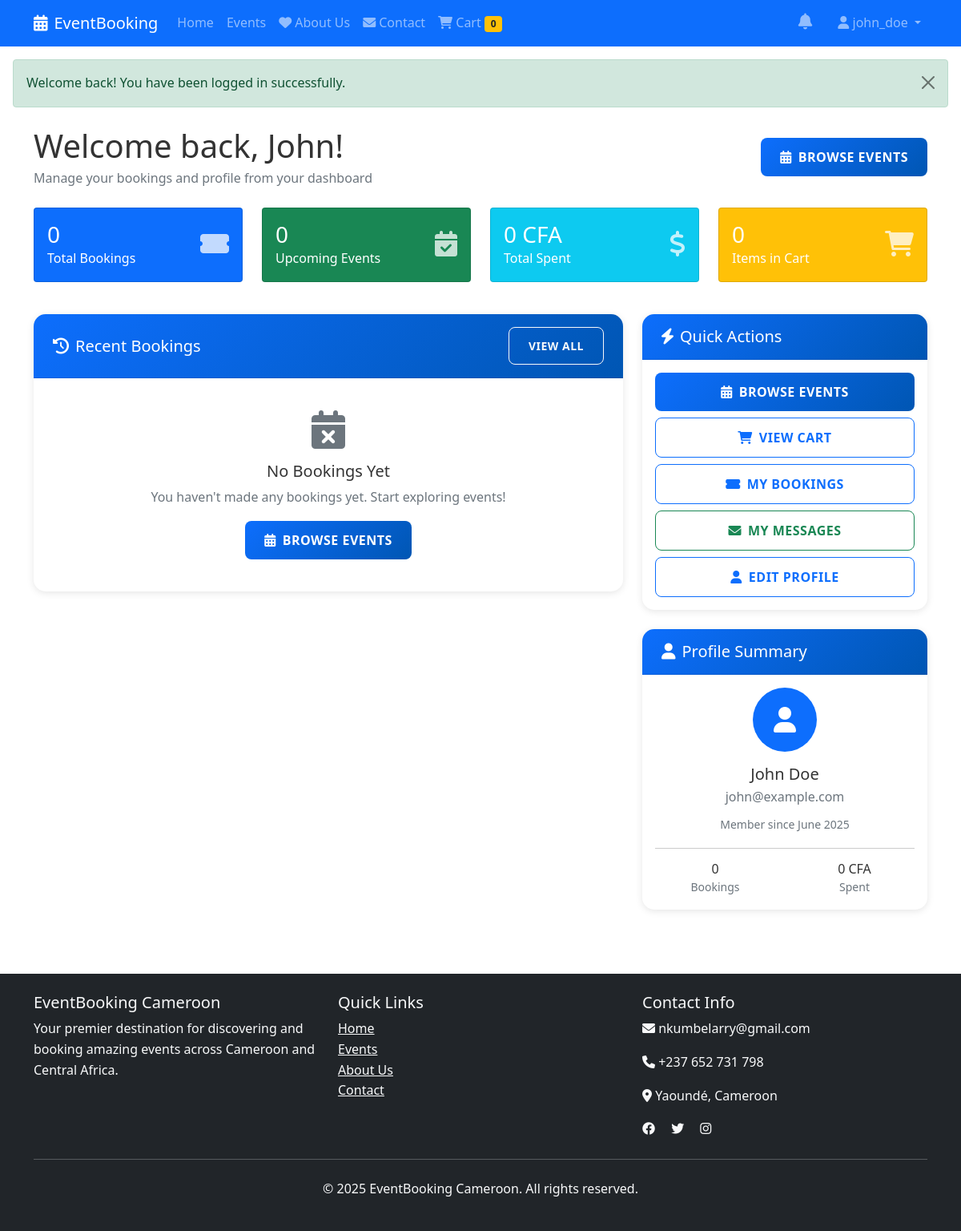
/user/dashboard.php (signed in), run on the app's committed database.
### tables this page shows
CREATE TABLE users (
    id INT AUTO_INCREMENT PRIMARY KEY,
    username VARCHAR(50) UNIQUE NOT NULL,
    email VARCHAR(100) UNIQUE NOT NULL,
    password VARCHAR(255) NOT NULL,
    first_name VARCHAR(50) NOT NULL,
    last_name VARCHAR(50) NOT NULL,
    phone VARCHAR(20),
    address TEXT,
    created_at TIMESTAMP DEFAULT CURRENT_TIMESTAMP,
    updated_at TIMESTAMP DEFAULT CURRENT_TIMESTAMP ON UPDATE CURRENT_TIMESTAMP
);

### includes/functions.php (called while the page is built, shortened)
<?php
function isLoggedIn() {
    return isset($_SESSION['user_id']);
}
function getCurrentUser() {
    $pdo = getDBConnection();
    $stmt = $pdo->prepare("SELECT * FROM users WHERE id = ?");
    $stmt->execute([$_SESSION['user_id']]);
    return $stmt->fetch();
}
function getCartItems($userId) {
    $pdo = getDBConnection();
    $stmt = $pdo->prepare("
        SELECT c.*, e.name, e.price, e.date, e.time, e.venue, e.image
        FROM cart_items c
        JOIN events e ON c.event_id = e.id
        WHERE c.user_id = ? AND e.status = 'active'
        ORDER BY c.added_at DESC
    ");
    $stmt->execute([$userId]);
    return $stmt->fetchAll();
}
function formatPrice($price) {
    return number_format($price, 0) . ' CFA';
}
?>

### user/dashboard.php (the view, shortened to what this page needs)
<?php
require_once '../includes/functions.php';
$user = getCurrentUser();
$pdo = getDBConnection();
$stmt = $pdo->prepare("SELECT COUNT(*) as total FROM bookings WHERE user_id = ?");
$stmt->execute([$_SESSION['user_id']]);
$totalBookings = $stmt->fetch()['total'];
$stmt = $pdo->prepare("
    SELECT COUNT(*) as total
    FROM bookings b
    JOIN events e ON b.event_id = e.id
    WHERE b.user_id = ? AND e.date >= CURDATE() AND b.status = 'confirmed'
");
$stmt->execute([$_SESSION['user_id']]);
$upcomingEvents = $stmt->fetch()['total'];
$stmt = $pdo->prepare("SELECT SUM(total_amount) as total FROM bookings WHERE user_id = ? AND payment_status = 'completed'");
$stmt->execute([$_SESSION['user_id']]);
$totalSpent = $stmt->fetch()['total'] ?? 0;
$recentBookings = getUserBookings($_SESSION['user_id']);
$recentBookings = array_slice($recentBookings, 0, 5);
$cartItems = getCartItems($_SESSION['user_id']);
$cartCount = count($cartItems);
?>
<?php include '../includes/header.php'; ?>
<div class="container my-4">
    <div class="row">
        <div class="col-12">
            <div class="d-flex justify-content-between align-items-center mb-4">
                <div>
                    <h1 class="mb-1">Welcome back, <?php echo htmlspecialchars($user['first_name']); ?>!</h1>
                    <p class="text-muted mb-0">Manage your bookings and profile from your dashboard</p>
                </div>
                <div>
                    <a href="../events.php" class="btn btn-primary">
                        <i class="fas fa-calendar-alt me-2"></i>Browse Events
                    </a>
                </div>
            </div>
        </div>
    </div>
    <div class="row mb-4">
        <div class="col-lg-3 col-md-6 mb-3">
            <div class="card bg-primary text-white">
                <div class="card-body">
                    <div class="d-flex justify-content-between align-items-center">
                        <div>
                            <h3 class="mb-0"><?php echo $totalBookings; ?></h3>
                            <p class="mb-0">Total Bookings</p>
                        </div>
                        <div>
                            <i class="fas fa-ticket-alt fa-2x opacity-75"></i>
                        </div>
                    </div>
                </div>
            </div>
        </div>
        <div class="col-lg-3 col-md-6 mb-3">
            <div class="card bg-success text-white">
                <div class="card-body">
                    <div class="d-flex justify-content-between align-items-center">
                        <div>
                            <h3 class="mb-0"><?php echo $upcomingEvents; ?></h3>
                            <p class="mb-0">Upcoming Events</p>
                        </div>
                        <div>
                            <i class="fas fa-calendar-check fa-2x opacity-75"></i>
                        </div>
                    </div>
                </div>
            </div>
        </div>
        <div class="col-lg-3 col-md-6 mb-3">
            <div class="card bg-info text-white">
                <div class="card-body">
                    <div class="d-flex justify-content-between align-items-center">
                        <div>
                            <h3 class="mb-0"><?php echo formatPrice($totalSpent); ?></h3>
                            <p class="mb-0">Total Spent</p>
                        </div>
                        <div>
                            <i class="fas fa-dollar-sign fa-2x opacity-75"></i>
                        </div>
                    </div>
                </div>
            </div>
        </div>
        <div class="col-lg-3 col-md-6 mb-3">
            <div class="card bg-warning text-white">
                <div class="card-body">
                    <div class="d-flex justify-content-between align-items-center">
                        <div>
                            <h3 class="mb-0"><?php echo $cartCount; ?></h3>
                            <p class="mb-0">Items in Cart</p>
                        </div>
                        <div>
                            <i class="fas fa-shopping-cart fa-2x opacity-75"></i>
                        </div>
                    </div>
                </div>
            </div>
        </div>
    </div>
    <div class="row">
        <div class="col-lg-8">
            <div class="dashboard-card">
                <div class="card-header">
                    <div class="d-flex justify-content-between align-items-center">
                        <h5 class="mb-0">
                            <i class="fas fa-history me-2"></i>Recent Bookings
                        </h5>
                        <a href="bookings.php" class="btn btn-sm btn-outline-light">View All</a>
                    </div>
                </div>
                <div class="card-body">
                    <?php if (empty($recentBookings)): ?>
                    <div class="text-center py-4">
                        <i class="fas fa-calendar-times fa-3x text-muted mb-3"></i>
                        <h5>No Bookings Yet</h5>
                        <p class="text-muted">You haven't made any bookings yet. Start exploring events!</p>
                        <a href="../events.php" class="btn btn-primary">
                            <i class="fas fa-calendar-alt me-2"></i>Browse Events
                        </a>
                    </div>
                    <?php endif; ?>
                </div>
            </div>
        </div>
        <div class="col-lg-4">
            <div class="dashboard-card mb-4">
                <div class="card-header">
                    <h5 class="mb-0">
                        <i class="fas fa-bolt me-2"></i>Quick Actions
                    </h5>
                </div>
                <div class="card-body">
                    <div class="d-grid gap-2">
                        <a href="../events.php" class="btn btn-primary">
                            <i class="fas fa-calendar-alt me-2"></i>Browse Events
                        </a>
                        <a href="../cart.php" class="btn btn-outline-primary">
                            <i class="fas fa-shopping-cart me-2"></i>View Cart
                        </a>
                        <a href="bookings.php" class="btn btn-outline-primary">
                            <i class="fas fa-ticket-alt me-2"></i>My Bookings
                        </a>
                        <a href="messages.php" class="btn btn-outline-success">
                            <i class="fas fa-envelope me-2"></i>My Messages
                        </a>
                        <a href="profile.php" class="btn btn-outline-primary">
                            <i class="fas fa-user me-2"></i>Edit Profile
                        </a>
                    </div>
                </div>
            </div>
            <div class="dashboard-card">
                <div class="card-header">
                    <h5 class="mb-0">
                        <i class="fas fa-user me-2"></i>Profile Summary
                    </h5>
                </div>
                <div class="card-body">
                    <div class="text-center mb-3">
                        <div class="bg-primary rounded-circle d-inline-flex align-items-center justify-content-center"
                             style="width: 80px; height: 80px;">
                            <i class="fas fa-user fa-2x text-white"></i>
                        </div>
                    </div>
                    <div class="text-center">
                        <h5 class="mb-1"><?php echo htmlspecialchars($user['first_name'] . ' ' . $user['last_name']); ?></h5>
                        <p class="text-muted mb-2"><?php echo htmlspecialchars($user['email']); ?></p>
                        <small class="text-muted">
                            Member since <?php echo date('F Y', strtotime($user['created_at'])); ?>
                        </small>
                    </div>
                    <hr>
                    <div class="row text-center">
                        <div class="col-6">
                            <h6 class="mb-0"><?php echo $totalBookings; ?></h6>
                            <small class="text-muted">Bookings</small>
                        </div>
                        <div class="col-6">
                            <h6 class="mb-0"><?php echo formatPrice($totalSpent); ?></h6>
                            <small class="text-muted">Spent</small>
                        </div>
                    </div>
                </div>
            </div>
        </div>
    </div>
</div>
<?php include '../includes/footer.php'; ?>

### includes/header.php (shortened to what this page needs)
<!DOCTYPE html>
<html lang="en">
<head>
    <link href="https://cdn.jsdelivr.net/npm/bootstrap@5.1.3/dist/css/bootstrap.min.css" rel="stylesheet">
    <link href="https://cdnjs.cloudflare.com/ajax/libs/font-awesome/6.0.0/css/all.min.css" rel="stylesheet">
    <link href="css/style.css" rel="stylesheet">
</head>
<body>
    <nav class="navbar navbar-expand-lg navbar-dark bg-primary">
        <div class="container">
            <a class="navbar-brand" href="index.php">
                <i class="fas fa-calendar-alt me-2"></i>EventBooking
            </a>
            <div class="collapse navbar-collapse" id="navbarNav">
                <ul class="navbar-nav me-auto">
                    <li class="nav-item">
                        <a class="nav-link" href="index.php">Home</a>
                    </li>
                    <li class="nav-item">
                        <a class="nav-link" href="events.php">Events</a>
                    </li>
                    <li class="nav-item">
                        <a class="nav-link" href="about.php">
                            <i class="fas fa-heart me-1"></i>About Us
                        </a>
                    </li>
                    <li class="nav-item">
                        <a class="nav-link" href="contact.php">
                            <i class="fas fa-envelope me-1"></i>Contact
                        </a>
                    </li>
                    <?php if (isLoggedIn()): ?>
                    <li class="nav-item">
                        <a class="nav-link" href="cart.php">
                            <i class="fas fa-shopping-cart"></i> Cart
                            <span class="badge bg-warning text-dark" id="cart-count">
                                <?php
                                $cartItems = getCartItems($_SESSION['user_id']);
                                echo count($cartItems);
                                ?>
                            </span>
                        </a>
                    </li>
                    <?php endif; ?>
                </ul>
                <ul class="navbar-nav">
                    <?php if (isLoggedIn()): ?>
                        <li class="nav-item dropdown me-3">
                            <a class="nav-link position-relative" href="#" id="notificationDropdown" role="button" data-bs-toggle="dropdown" aria-expanded="false">
                                <i class="fas fa-bell fs-5"></i>
                            </a>
                        </li>
                        <li class="nav-item dropdown">
                            <a class="nav-link dropdown-toggle" href="#" id="navbarDropdown" role="button" data-bs-toggle="dropdown">
                                <i class="fas fa-user"></i> <?php echo $_SESSION['username']; ?>
                            </a>
                        </li>
                    <?php endif; ?>
                </ul>
            </div>
        </div>
    </nav>
    <main class="container-fluid px-0"><?php
if (isset($_SESSION['success_message'])) {
    echo '<div class="alert alert-success alert-dismissible fade show m-3" role="alert">';
    echo $_SESSION['success_message'];
    echo '<button type="button" class="btn-close" data-bs-dismiss="alert"></button>';
    echo '</div>';
}
?>

### includes/footer.php (shortened to what this page needs)
    </main>
    <footer class="bg-dark text-light py-4 mt-5">
        <div class="container">
            <div class="row">
                <div class="col-md-4">
                    <h5>EventBooking Cameroon</h5>
                    <p>Your premier destination for discovering and booking amazing events across Cameroon and Central Africa.</p>
                </div>
                <div class="col-md-4">
                    <h5>Quick Links</h5>
                    <ul class="list-unstyled">
                        <li><a href="index.php" class="text-light">Home</a></li>
                        <li><a href="events.php" class="text-light">Events</a></li>
                        <li><a href="about.php" class="text-light">About Us</a></li>
                        <li><a href="contact.php" class="text-light">Contact</a></li>
                    </ul>
                </div>
                <div class="col-md-4">
                    <h5>Contact Info</h5>
                    <p><i class="fas fa-envelope"></i> nkumbelarry@gmail.com</p>
                    <p><i class="fas fa-phone"></i> +237 652 731 798</p>
                    <p><i class="fas fa-map-marker-alt"></i> Yaoundé, Cameroon</p>
                    <div class="social-links">
                        <a href="#" class="text-light me-3"><i class="fab fa-facebook"></i></a>
                        <a href="#" class="text-light me-3"><i class="fab fa-twitter"></i></a>
                        <a href="#" class="text-light me-3"><i class="fab fa-instagram"></i></a>
                    </div>
                </div>
            </div>
            <hr class="my-4">
            <div class="text-center">
                <p>&copy; 2025 EventBooking Cameroon. All rights reserved.</p>
            </div>
        </div>
    </footer>
</body>
</html>

### css/style.css (style rules this page uses)
:root { --primary-color: #0d6efd; --secondary-color: #6c757d; --success-color: #198754; --danger-color: #dc3545; --warning-color: #ffc107; --info-color: #0dcaf0; --light-color: #f8f9fa; --dark-color: #212529; }
body { font-family: 'Segoe UI', Tahoma, Geneva, Verdana, sans-serif; line-height: 1.6; color: #333; }
.dashboard-card { border: none; border-radius: 15px; box-shadow: 0 2px 10px rgba(0, 0, 0, 0.1); margin-bottom: 2rem; }
.dashboard-card .card-header { background: linear-gradient(135deg, var(--primary-color), #0056b3); color: white; border-radius: 15px 15px 0 0 !important; padding: 1rem 1.5rem; }
.btn { border-radius: 8px; padding: 0.75rem 1.5rem; font-weight: 600; text-transform: uppercase; letter-spacing: 0.5px; transition: all 0.3s ease; }
.btn-primary { background: linear-gradient(135deg, var(--primary-color), #0056b3); border: none; }

### data on the page
users: first_name "John", first_name+last_name "John Doe", email "john@example.com", created_at "June 2025"

### other printed values
count($cartItems) "0"
$_SESSION['username'] "john_doe"
$_SESSION['success_message'] "Welcome back! You have been logged in successfully."
$totalBookings "0"
$upcomingEvents "0"
formatPrice($totalSpent) "0 CFA"
$cartCount "0"
